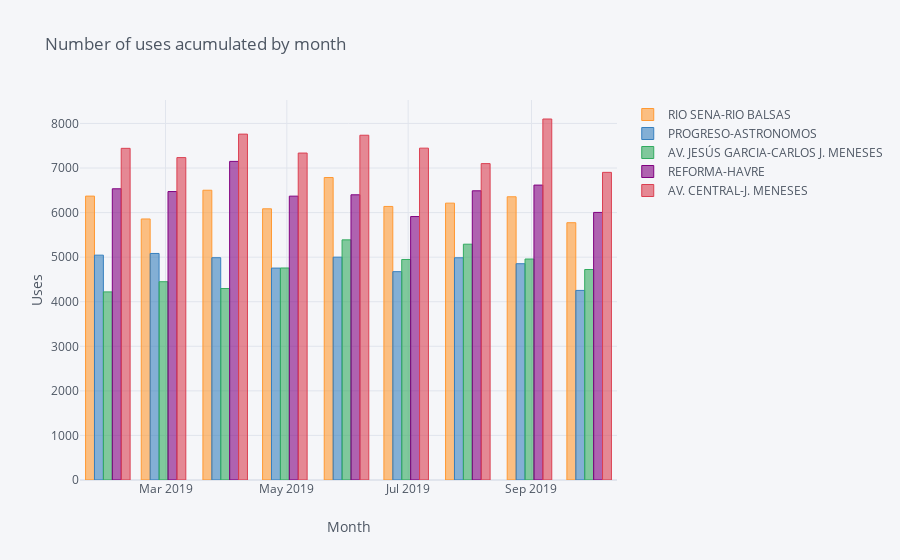

Notebook source saved alongside this figure:
### Code cell
t2.iplot(kind = 'bar', xTitle = 'Month', yTitle = 'Uses', title = 'Number of uses acumulated by month')

### Figure 1 — Plotly figure (JSON) as saved in the notebook; plotly's stock layout.template omitted (floating-point values rounded to 4 significant figures)
{"data": [{"marker": {"color": "rgba(255, 153, 51, 0.6)", "line": {"color": "rgba(255, 153, 51, 1.0)", "width": 1}}, "name": "RIO SENA-RIO BALSAS", "orientation": "v", "text": "", "type": "bar", "x": ["2019-01-31", "2019-02-28", "2019-03-31", "2019-04-30", "2019-05-31", "2019-06-30", "2019-07-31", "2019-08-31", "2019-09-30"], "y": [6370, 5857, 6502, 6085, 6787, 6138, 6212, 6355, 5773]}, {"marker": {"color": "rgba(55, 128, 191, 0.6)", "line": {"color": "rgba(55, 128, 191, 1.0)", "width": 1}}, "name": "PROGRESO-ASTRONOMOS", "orientation": "v", "text": "", "type": "bar", "x": ["2019-01-31", "2019-02-28", "2019-03-31", "2019-04-30", "2019-05-31", "2019-06-30", "2019-07-31", "2019-08-31", "2019-09-30"], "y": [5045, 5083, 4988, 4755, 5000, 4675, 4986, 4853, 4254]}, {"marker": {"color": "rgba(50, 171, 96, 0.6)", "line": {"color": "rgba(50, 171, 96, 1.0)", "width": 1}}, "name": "AV. JESÚS GARCIA-CARLOS J. MENESES", "orientation": "v", "text": "", "type": "bar", "x": ["2019-01-31", "2019-02-28", "2019-03-31", "2019-04-30", "2019-05-31", "2019-06-30", "2019-07-31", "2019-08-31", "2019-09-30"], "y": [4221, 4449, 4296, 4757, 5388, 4948, 5291, 4958, 4723]}, {"marker": {"color": "rgba(128, 0, 128, 0.6)", "line": {"color": "rgba(128, 0, 128, 1.0)", "width": 1}}, "name": "REFORMA-HAVRE", "orientation": "v", "text": "", "type": "bar", "x": ["2019-01-31", "2019-02-28", "2019-03-31", "2019-04-30", "2019-05-31", "2019-06-30", "2019-07-31", "2019-08-31", "2019-09-30"], "y": [6534, 6472, 7149, 6369, 6399, 5911, 6489, 6617, 6004]}, {"marker": {"color": "rgba(219, 64, 82, 0.6)", "line": {"color": "rgba(219, 64, 82, 1.0)", "width": 1}}, "name": "AV. CENTRAL-J. MENESES ", "orientation": "v", "text": "", "type": "bar", "x": ["2019-01-31", "2019-02-28", "2019-03-31", "2019-04-30", "2019-05-31", "2019-06-30", "2019-07-31", "2019-08-31", "2019-09-30"], "y": [7442, 7234, 7761, 7336, 7736, 7446, 7099, 8100, 6903]}], "layout": {"legend": {"bgcolor": "#F5F6F9", "font": {"color": "#4D5663"}}, "paper_bgcolor": "#F5F6F9", "plot_bgcolor": "#F5F6F9", "title": {"font": {"color": "#4D5663"}, "text": "Number of uses acumulated by month"}, "xaxis": {"gridcolor": "#E1E5ED", "showgrid": true, "tickfont": {"color": "#4D5663"}, "title": {"font": {"color": "#4D5663"}, "text": "Month"}, "zerolinecolor": "#E1E5ED"}, "yaxis": {"gridcolor": "#E1E5ED", "showgrid": true, "tickfont": {"color": "#4D5663"}, "title": {"font": {"color": "#4D5663"}, "text": "Uses"}, "zerolinecolor": "#E1E5ED"}}}
